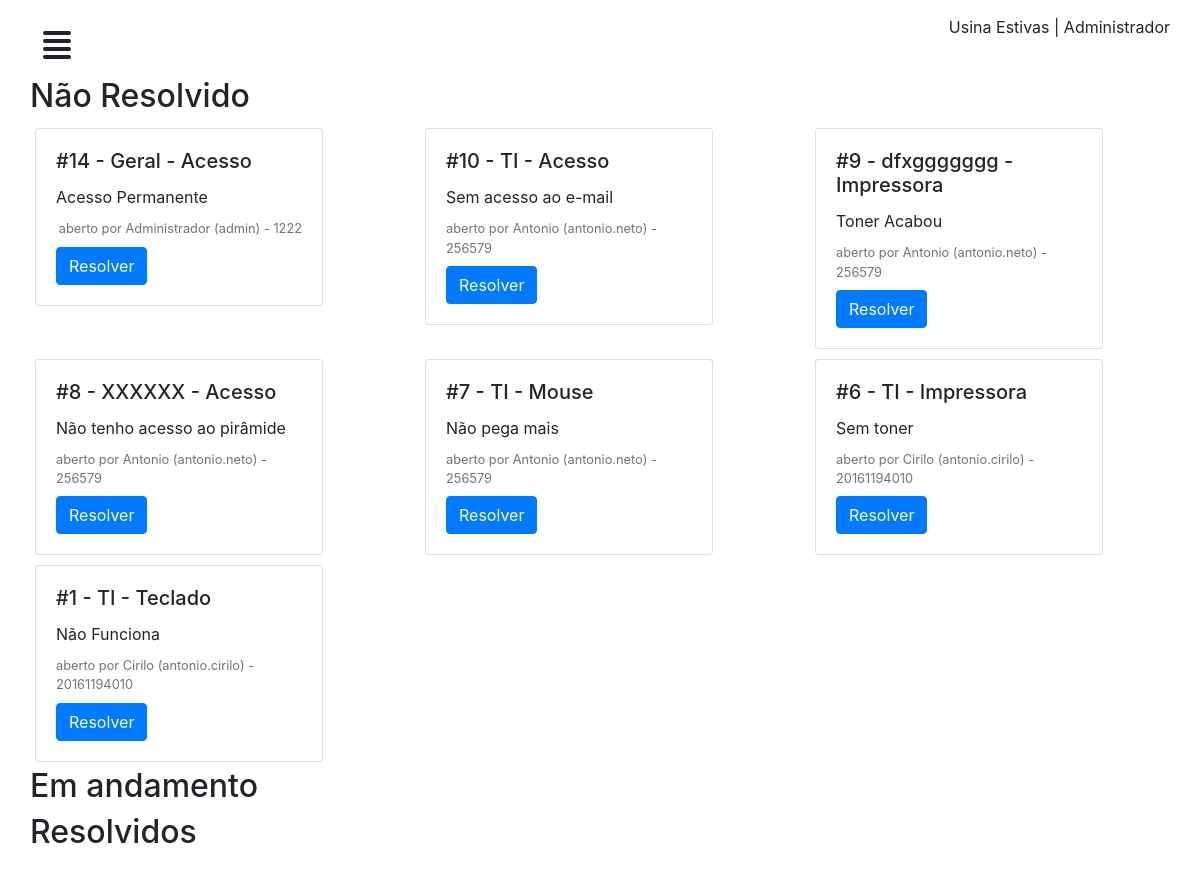
The app's page /perfil/chamados/ (signed in), older data.
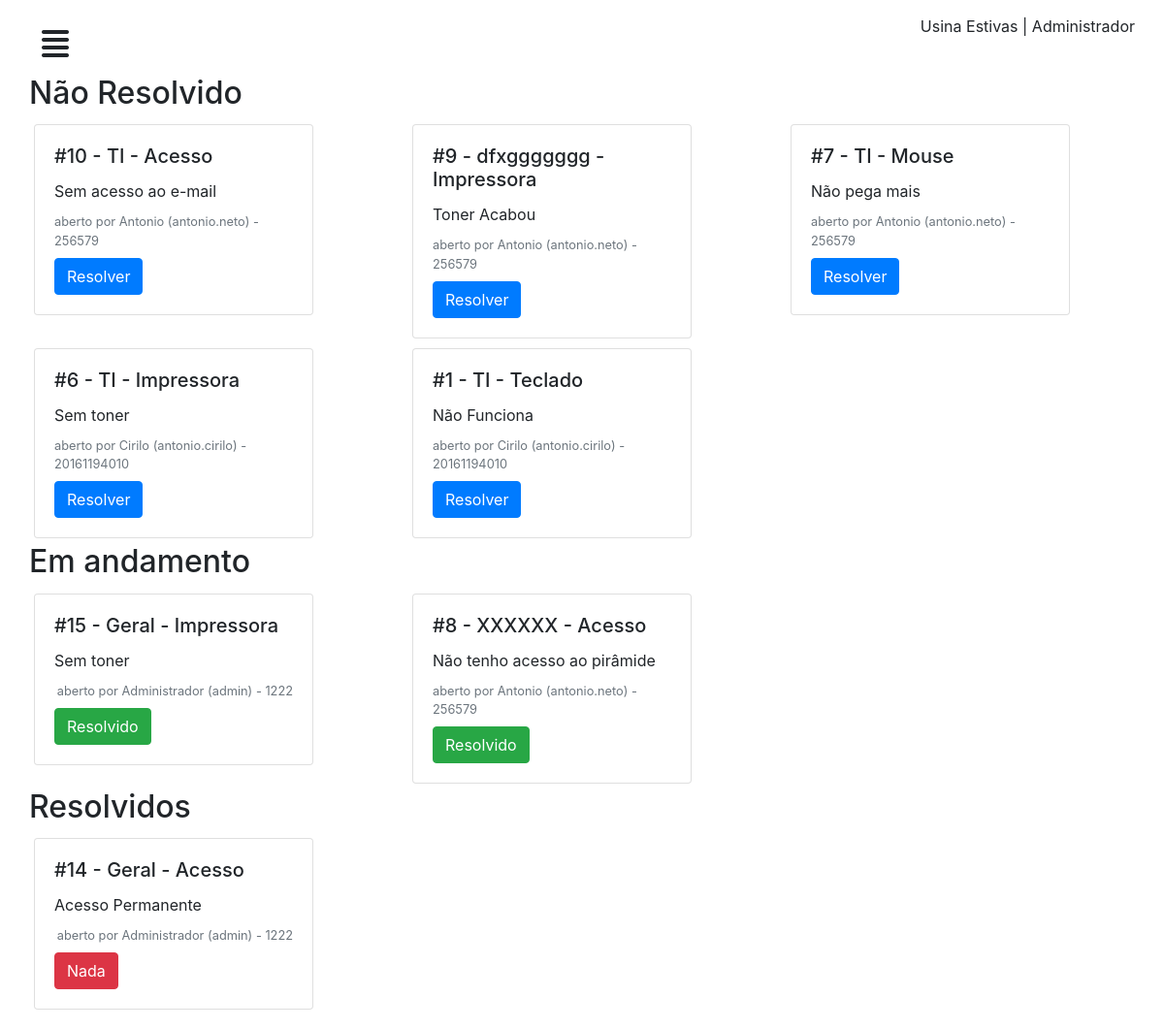
The same page, newer data.
### chamados/models.py (models this page shows)
class CustomUser (AbstractUser):
	matricula = models.CharField('matricula', max_length=11)
	apelido = models.CharField('apelido', max_length=50)
	def __str__(self):
		return self.username

class Chamado(models.Model):
	setor = models.CharField('Setor', max_length=50)
	problema = models.TextField('problema')
	situacao = models.IntegerField('situacao', default=1)
	user = models.ForeignKey(CustomUser, on_delete=models.CASCADE)
	relacao = models.ForeignKey(ProblemaRelacionado, on_delete=models.CASCADE)

class ProblemaRelacionado(models.Model):
	relacao = models.CharField('problema relacionado', max_length=50)
	def __str__(self):
		return self.relacao

### chamados/views.py (the view)
# urls.py: path('perfil/chamados/', adminchamados, name="adminchamados"),
@login_required
def adminchamados(request):
	chamado = Chamado.objects.all().order_by('-id')
	contexto = {
	'admin_chamado': chamado
	}
	return render(request, 'admin/adminchamados.html', contexto)

### chamados/templates/admin/adminchamados.html (shortened to what this page needs)
{% extends "dashboard/baseperfil.html" %}
{% load static %}
{% block conteudo %}
	<div class="row">
		<div class="col-12">
			<h2>Não Resolvido</h2>
		</div>
		{% for chamado in admin_chamado %}
		{% if chamado.situacao == 1 %}
		<div class="col-md-4 col-12">
			<div class="card" style="width: 18rem; margin: 5px;">
				<div class="card-body">
					<h5 class="card-title">#{{chamado.id}} - {{chamado.setor}} - {{chamado.relacao}}</h5>
					<p class="card-text"> {{chamado.problema}} </p>
					<small class=" card-subtitle mb-2 text-muted float-right">aberto por {{chamado.user.apelido}} ({{chamado.user}}) - {{chamado.user.matricula}}
					</small>
					<a href="{% url 'resolverchamado' chamado.id %}" class="btn btn-primary">Resolver</a>
				</div>
			</div>
		</div>
		{% endif %}
		{% empty %}
		<h1>Nada para resolver</h1>
		{% endfor %}
	</div>
	<div class="row">
		<div class="col-12">
			<h2>Em andamento</h2>
		</div>
		{% for chamado in admin_chamado %}
		{% if chamado.situacao == 2 %}
		<div class="col-md-4 col-12">
			<div class="card" style="width: 18rem; margin: 5px;">
				<div class="card-body">
					<h5 class="card-title">#{{chamado.id}} - {{chamado.setor}} - {{chamado.relacao}}</h5>
					<p class="card-text"> {{chamado.problema}} </p>
					<small class=" card-subtitle mb-2 text-muted float-right">aberto por {{chamado.user.apelido}} ({{chamado.user}}) - {{chamado.user.matricula}}
					</small>
					<a href="{% url 'resolvidochamado' chamado.id %}" class="btn btn-success">Resolvido</a>
				</div>
			</div>
		</div>
		{% endif %}
		{% empty %}
		<h1>Nada para resolver</h1>
		{% endfor %}
	</div>
	<div class="row">
		<div class="col-12">
			<h2>Resolvidos</h2>
		</div>
		{% for chamado in admin_chamado %}
		{% if chamado.situacao == 3 %}
		<div class="col-md-4 col-12">
			<div class="card" style="width: 18rem; margin: 5px;">
				<div class="card-body">
					<h5 class="card-title">#{{chamado.id}} - {{chamado.setor}} - {{chamado.relacao}}</h5>
					<p class="card-text"> {{chamado.problema}} </p>
					<small class=" card-subtitle mb-2 text-muted float-right">aberto por {{chamado.user.apelido}} ({{chamado.user}}) - {{chamado.user.matricula}}
					</small>
					<a href="disabled" class="btn btn-danger">Nada</a>
				</div>
			</div>
		</div>
		{% endif %}
		{% empty %}
		<h1>Nada para resolver</h1>
		{% endfor %}
	</div>
{% endblock %}

### chamados/templates/dashboard/baseperfil.html (shortened to what this page needs)
<!DOCTYPE html>
{% load static %}
<html>
<head>
	<link rel="stylesheet" type="text/css" href="{% static 'css/geral.css' %}" />
	<link rel="stylesheet" type="text/css" href="{% static 'bootstrap/css/bootstrap.min.css' %}" />
	<link rel="stylesheet" type="text/css" href="{% static 'css/dash.css' %}" />
</head>
<body>
	<div id="wrapper">
		<div id="page-content-wrapper">
			<div class="container-fluid">
				<div class="row">
					<div class="col-lg-12">
						<a href="#" class="btn" id="menu-toggle"><i class="fas fa-align-justify"></i></a> <span class="float-right"> Usina Estivas | {{user.apelido}}</span>
					</div>
				</div>
				{% block conteudo %}
				{% endblock %}
			</div>
		</div>
	</div>
</body>
</html>

### chamados/static/css/dash.css (style rules this page uses)
#page-content-wrapper { width: 100%; position: absolute; padding:15px; transition:all .5s; }
#menu-toggle { transition:all .3s; font-size:2em; }

Row changes from the older to the newer data that the page shows:
added Chamado: id "15", setor "Geral", relacao "Impressora", problema "Sem toner", user.apelido "Administrador", user "admin", user.matricula "1222", shown under "Em andamento"
changed Chamado "XXXXXX": moves from the list under "Não Resolvido" to the list under "Em andamento"
changed Chamado "Acesso Permanente": moves from the list under "Não Resolvido" to the list under "Resolvidos"
